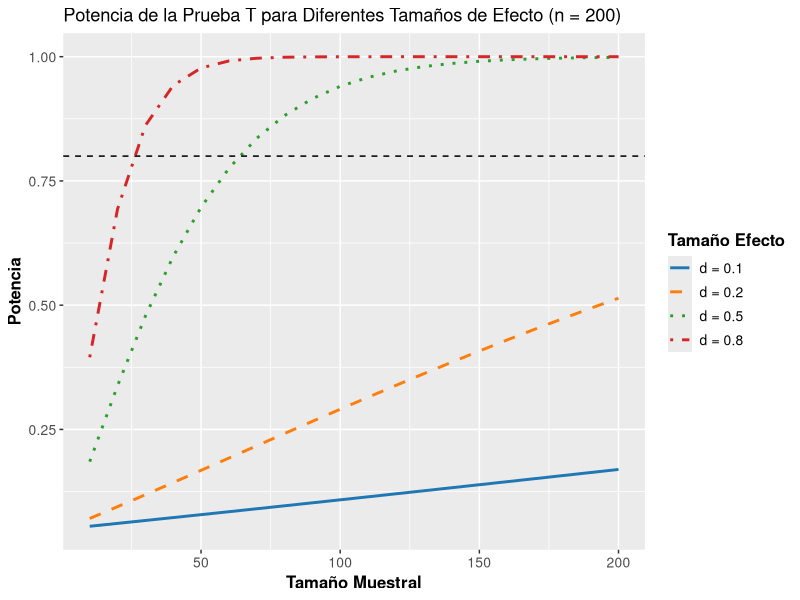
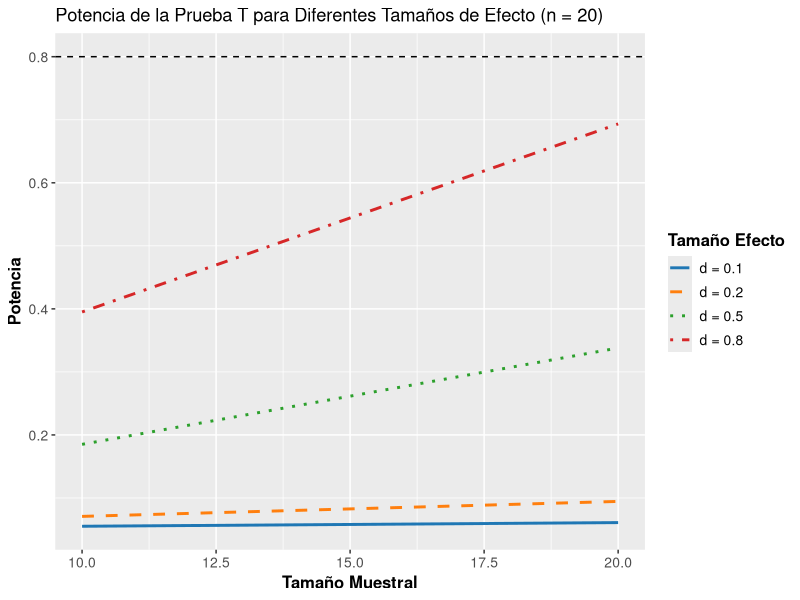
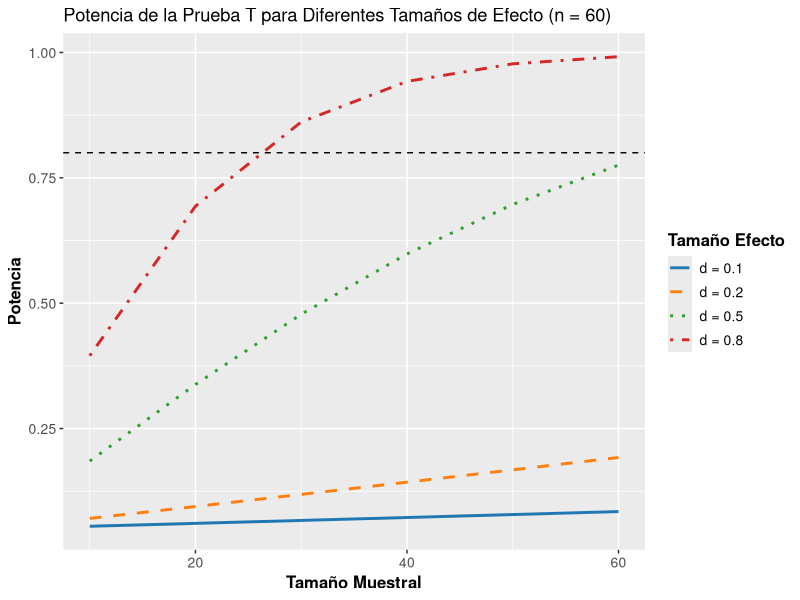
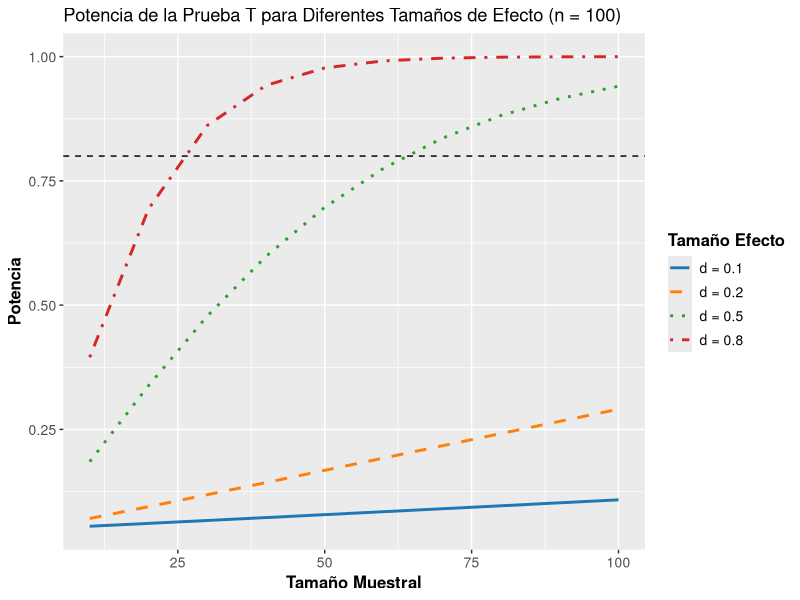
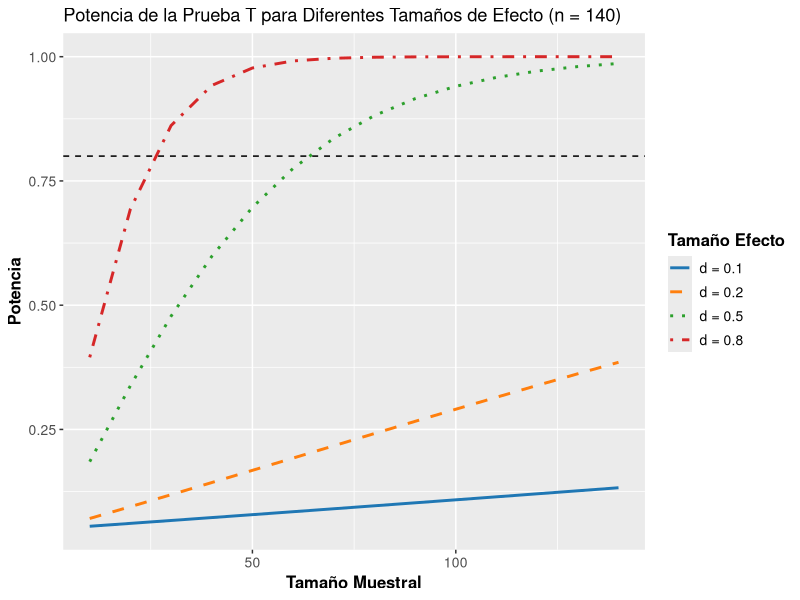

Here is the R script that generated these plots, in order:
## ---- chunk 1
knitr::opts_chunk$set(echo = TRUE)
Sys.setlocale("LC_ALL", "es_ES.UTF-8")
## ---- chunk 2
library(pwr)
library(knitr)
library(ggplot2)
## ---- chunk 3
effect_sizes <- c(0.1, 0.2, 0.5, 0.8)

n_values <- seq(10, 200, by = 10)

combined_results <- data.frame()

for (d in effect_sizes) {
  power_values <- sapply(n_values, function(n){
    pwr.t.test(n = n, d = d, sig.level = 0.05, type = "two.sample", alternative = "two.sided")$power
  })
  
  df <- data.frame(
    Tamaño_Muestral = n_values,
    Potencia = power_values,
    Tamaño_Efecto = paste("d =", d)
  ) 
  combined_results <- rbind(combined_results, df)
}

ggplot(combined_results, aes(x = Tamaño_Muestral, y = Potencia, color = Tamaño_Efecto, linetype = Tamaño_Efecto)) +
  geom_line(size = 1) +
  scale_color_manual(values = c("#1f77b4", "#ff7f0e", "#2ca02c", "#d62728")) +
  scale_linetype_manual(values = c("solid", "dashed", "dotted", "dotdash")) +
  labs(title = "Potencia de la Prueba T para Diferentes Tamaños de Efecto (n = 200)",
       x = "Tamaño Muestral",
       y = "Potencia",
       color = "Tamaño Efecto",
       linetype = "Tamaño Efecto") +
  geom_hline(yintercept = 0.8, color = "black", linetype = "dashed") +
  theme(
    legend.position = "right",
    legend.title = element_text(size = 12, face = "bold"),
    legend.text = element_text(size = 10),
    axis.title = element_text(size = 12, face = "bold"),
    axis.text = element_text(size = 10)
  )
## ---- chunk 4
effect_sizes <- c(0.1, 0.2, 0.5, 0.8)

n_values <- seq(10, 20, by = 10)

combined_results <- data.frame()

for (d in effect_sizes) {
  power_values <- sapply(n_values, function(n){
    pwr.t.test(n = n, d = d, sig.level = 0.05, type = "two.sample", alternative = "two.sided")$power
  })
  
  df <- data.frame(
    Tamaño_Muestral = n_values,
    Potencia = power_values,
    Tamaño_Efecto = paste("d =", d)
  ) 
  combined_results <- rbind(combined_results, df)
}

ggplot(combined_results, aes(x = Tamaño_Muestral, y = Potencia, color = Tamaño_Efecto, linetype = Tamaño_Efecto)) +
  geom_line(size = 1) +
  scale_color_manual(values = c("#1f77b4", "#ff7f0e", "#2ca02c", "#d62728")) +
  scale_linetype_manual(values = c("solid", "dashed", "dotted", "dotdash")) +
  labs(title = "Potencia de la Prueba T para Diferentes Tamaños de Efecto (n = 20)",
       x = "Tamaño Muestral",
       y = "Potencia",
       color = "Tamaño Efecto",
       linetype = "Tamaño Efecto") +
  geom_hline(yintercept = 0.8, color = "black", linetype = "dashed") +
  theme(
    legend.position = "right",
    legend.title = element_text(size = 12, face = "bold"),
    legend.text = element_text(size = 10),
    axis.title = element_text(size = 12, face = "bold"),
    axis.text = element_text(size = 10)
  )
## ---- chunk 5
effect_sizes <- c(0.1, 0.2, 0.5, 0.8)

n_values <- seq(10, 60, by = 10)

combined_results <- data.frame()

for (d in effect_sizes) {
  power_values <- sapply(n_values, function(n){
    pwr.t.test(n = n, d = d, sig.level = 0.05, type = "two.sample", alternative = "two.sided")$power
  })
  
  df <- data.frame(
    Tamaño_Muestral = n_values,
    Potencia = power_values,
    Tamaño_Efecto = paste("d =", d)
  ) 
  combined_results <- rbind(combined_results, df)
}

ggplot(combined_results, aes(x = Tamaño_Muestral, y = Potencia, color = Tamaño_Efecto, linetype = Tamaño_Efecto)) +
  geom_line(size = 1) +
  scale_color_manual(values = c("#1f77b4", "#ff7f0e", "#2ca02c", "#d62728")) +
  scale_linetype_manual(values = c("solid", "dashed", "dotted", "dotdash")) +
  labs(title = "Potencia de la Prueba T para Diferentes Tamaños de Efecto (n = 60)",
       x = "Tamaño Muestral",
       y = "Potencia",
       color = "Tamaño Efecto",
       linetype = "Tamaño Efecto") +
  geom_hline(yintercept = 0.8, color = "black", linetype = "dashed") +
  theme(
    legend.position = "right",
    legend.title = element_text(size = 12, face = "bold"),
    legend.text = element_text(size = 10),
    axis.title = element_text(size = 12, face = "bold"),
    axis.text = element_text(size = 10)
  )
## ---- chunk 6
effect_sizes <- c(0.1, 0.2, 0.5, 0.8)

n_values <- seq(10, 100, by = 10)

combined_results <- data.frame()

for (d in effect_sizes) {
  power_values <- sapply(n_values, function(n){
    pwr.t.test(n = n, d = d, sig.level = 0.05, type = "two.sample", alternative = "two.sided")$power
  })
  
  df <- data.frame(
    Tamaño_Muestral = n_values,
    Potencia = power_values,
    Tamaño_Efecto = paste("d =", d)
  ) 
  combined_results <- rbind(combined_results, df)
}

ggplot(combined_results, aes(x = Tamaño_Muestral, y = Potencia, color = Tamaño_Efecto, linetype = Tamaño_Efecto)) +
  geom_line(size = 1) +
  scale_color_manual(values = c("#1f77b4", "#ff7f0e", "#2ca02c", "#d62728")) +
  scale_linetype_manual(values = c("solid", "dashed", "dotted", "dotdash")) +
  labs(title = "Potencia de la Prueba T para Diferentes Tamaños de Efecto (n = 100)",
       x = "Tamaño Muestral",
       y = "Potencia",
       color = "Tamaño Efecto",
       linetype = "Tamaño Efecto") +
  geom_hline(yintercept = 0.8, color = "black", linetype = "dashed") +
  theme(
    legend.position = "right",
    legend.title = element_text(size = 12, face = "bold"),
    legend.text = element_text(size = 10),
    axis.title = element_text(size = 12, face = "bold"),
    axis.text = element_text(size = 10)
  )
## ---- chunk 7
effect_sizes <- c(0.1, 0.2, 0.5, 0.8)

n_values <- seq(10, 140, by = 10)

combined_results <- data.frame()

for (d in effect_sizes) {
  power_values <- sapply(n_values, function(n){
    pwr.t.test(n = n, d = d, sig.level = 0.05, type = "two.sample", alternative = "two.sided")$power
  })
  
  df <- data.frame(
    Tamaño_Muestral = n_values,
    Potencia = power_values,
    Tamaño_Efecto = paste("d =", d)
  ) 
  combined_results <- rbind(combined_results, df)
}

ggplot(combined_results, aes(x = Tamaño_Muestral, y = Potencia, color = Tamaño_Efecto, linetype = Tamaño_Efecto)) +
  geom_line(size = 1) +
  scale_color_manual(values = c("#1f77b4", "#ff7f0e", "#2ca02c", "#d62728")) +
  scale_linetype_manual(values = c("solid", "dashed", "dotted", "dotdash")) +
  labs(title = "Potencia de la Prueba T para Diferentes Tamaños de Efecto (n = 140)",
       x = "Tamaño Muestral",
       y = "Potencia",
       color = "Tamaño Efecto",
       linetype = "Tamaño Efecto") +
  geom_hline(yintercept = 0.8, color = "black", linetype = "dashed") +
  theme(
    legend.position = "right",
    legend.title = element_text(size = 12, face = "bold"),
    legend.text = element_text(size = 10),
    axis.title = element_text(size = 12, face = "bold"),
    axis.text = element_text(size = 10)
  )
